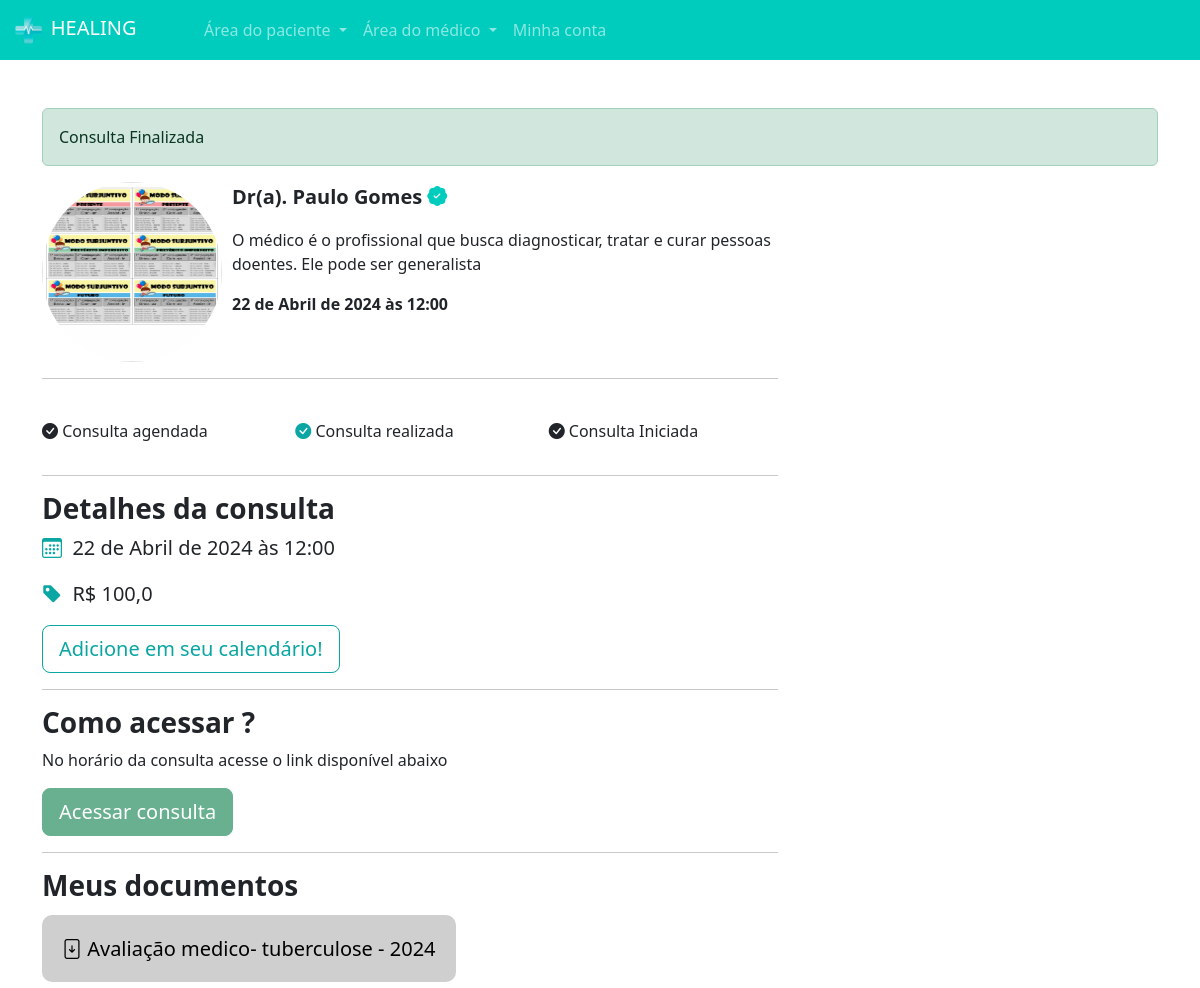
The page /patient/ver_consultas/1 (signed in) on the database its author committed.
### medicine/models.py (models this page shows, shortened)
class MedicoData(models.Model):
    crm = models.CharField(max_length=30)
    nome_completo = models.CharField(max_length=100)
    cep = models.CharField(max_length=20)
    rua = models.CharField(max_length=30)
    bairro = models.CharField(max_length=30)
    numero = models.IntegerField()
    rg = models.ImageField(upload_to="RGs")
    foto_perfil = models.ImageField(upload_to="FotoPerfil")
    cedula_identidade_medica = models.ImageField(upload_to="CedulasIdentidadeMedica")
    descricao = models.TextField()
    valor_consulta = models.FloatField(default=100)
    user = models.ForeignKey(User, on_delete=models.DO_NOTHING)
    area = models.ForeignKey(MedicineArea, on_delete=models.DO_NOTHING)

class Horarios(models.Model):
    data = models.DateTimeField()
    user = models.ForeignKey(User, on_delete=models.DO_NOTHING)
    agendada = models.BooleanField(default=False)

### patient/models.py (models this page shows, shortened)
class Consulta(models.Model):
    status_choices = (
        ("A", "Agendada"),
        ("F", "Finalizada"),
        ("C", "Cancelada"),
        ("I", "Iniciada"),
    )
    patient = models.ForeignKey(User, on_delete=models.DO_NOTHING)
    horario = models.ForeignKey(Horarios, on_delete=models.DO_NOTHING)
    status = models.CharField(max_length=1, choices=status_choices, default="A")
    link = models.URLField(null=True, blank=True)

class Documento(models.Model):
    consulta = models.ForeignKey(Consulta, on_delete=models.DO_NOTHING)
    titulo = models.CharField(max_length=30)
    documento = models.FileField(upload_to="documentos")

### patient/views.py (the view)
# urls.py: path("ver_consultas/<int:id_consulta>", ver_consultas, name="ver_consulta"),
@login_required()
def ver_consultas(request, id_consulta):
    if request.method == "GET":
        consultas = Consulta.objects.get(id=id_consulta)
        dados_medico = MedicoData.objects.get(user=consultas.horario.user)
        documentos = Documento.objects.filter(consulta=consultas)
        return render(
            request,
            "patient/ver_consultas.html",
            {
                "consultas": consultas,
                "medico": dados_medico,
                "documentos": documentos,
                "is_medico": is_medico(request.user),
            },
        )

### medicine/models.py (called while the page is built)
def is_medico(user):
    doctor = MedicoData.objects.filter(user=user)
    return doctor.exists()

### extras/templates/patient/ver_consultas.html (shortened to what this page needs)
{% extends "user_auth/base.html" %}
{% load static %}
{% block head %}
    <link rel="stylesheet" href="{% static 'css/medicine/horario.css' %}">
    <link rel="stylesheet" href="{% static 'css/user_auth/user_auth.css' %}">
    <link rel="stylesheet" href="{% static 'css/medicine/auth_doctor.css' %}">
    <link rel="stylesheet" href="{% static 'css/patient/patient_home.css' %}">
    <link rel="stylesheet" href="https://cdn.jsdelivr.net/npm/bootstrap-icons@1.11.3/font/bootstrap-icons.min.css">
{% endblock %}
{% block content %}
    {% include "partials/navbar.html" %}
    <br><br>
    <div class="container">
        {% if consultas.status == 'C' %}
            <div class="alert alert-danger" role="alert">
                Consulta cancelada
            </div>
        {% elif consultas.status == 'F' %}
            <div class="alert alert-success" role="alert">
                Consulta Finalizada
            </div>
        {% elif consultas.status == 'I' %}
            <div class="alert alert-primary" role="alert">
                Consulta inicializada, acesse o link imediatamente!
            </div>
        {% endif %}
        <div class="row">
            <div class="col-md-8">
                <div class="row">
                    <div class="col-md-3"><img src="{{medico.foto_perfil.url}}" class="foto-perfil-card-lg" alt=""></div>
                    <div class="col-md">
                        <p style="font-size: 20px" class="p-bold">Dr(a). {{medico.nome_completo}} <i class="bi bi-patch-check-fill icon-main"></i></p>
                        <p>{{medico.descricao}}</p>
                        <p class="p-bold">{{consultas.horario.data}}</p>
                    </div>
                </div>
                <hr>
                <br>
                <div class="row">
                    <div class="col-md">
                        <p><i class="{% if consultas.status == 'A' %}color-dark{% endif %} bi bi-check-circle-fill"></i> Consulta agendada</p>
                    </div>
                    <div class="col-md">
                        <p><i class="{% if consultas.status == 'F' %}color-dark{% endif %} bi bi-check-circle-fill"></i> Consulta realizada</p>
                    </div>
                    <div class="col-md">
                        <p><i class="{% if consultas.status == 'I' %}color-dark{% endif %} bi bi-check-circle-fill"></i> Consulta Iniciada</p>
                    </div>
                </div>
                <hr>
                <h3 class="p-bold">Detalhes da consulta</h3>
                <p style="font-size:20px"><i class="bi bi-calendar3 color-dark"></i>&nbsp {{consultas.horario.data}}</p>
                <p style="font-size:20px"><i class="bi bi-tag-fill color-dark"></i></i>&nbsp R$ {{medico.valor_consulta}}</p>
                <a style="cursor: auto;" class="btn btn-dark-color-outline btn-lg" href="https://calendar.google.com/calendar/">Adicione em seu calendário!</a>
                <hr>
                <h3 class="p-bold">Como acessar ?</h3>
                <p>No horário da consulta acesse o link disponível abaixo</p>
                {% if consultas.status == "I" and consultas.link %}
                <a href="{{ consultas.link }}" class="btn btn-success btn-dark-color btn-lg" target="_blank">Acessar consulta</a>
                {% else %}
                <a href="{{ consultas.link }}" class="btn btn-success btn-dark-color btn-lg disabled" target="_blank">Acessar consulta</a>
                {% endif %}
                <hr>
                <h3 class="p-bold">Meus documentos</h3>
                <br>
                {% for doc in documentos %}
                    <a href="{{doc.documento.url}}" class="link documentos"><i class="bi bi-file-arrow-down"></i> {{doc.titulo}} - {{doc.consulta.horario.data.year}}</a>
                {% endfor %}
                <br>
                <br>
            </div>
            <div class="col-md"></div>
        </div>
    </div>
{% endblock %}

### extras/static/css/user_auth/base.css (style rules this page uses)
:root { --main-color: #00CCBE; --dark-color: #09A6A3; --contrast-color: #FFD686; }
.p-bold { font-weight: bold; }
.color-dark { color: var(--dark-color); }

### extras/static/css/user_auth/user_auth.css (style rules this page uses)
.btn-dark-color { background-color: var(--dark-color); color: white; }
.btn-dark-color-outline { border: 1px solid var(--dark-color); color: var(--dark-color) }

### extras/static/css/patient/patient_home.css (style rules this page uses)
.foto-perfil-card-lg { width: 180px; height: 180px; border-radius: 90px; }
.icon-main { color: var(--main-color); }
.link { text-decoration: none; }
.documentos { background-color: #cfcfcf; color: black; padding: 20px; border-radius: 10px; font-size: 20px; }

### rows shown on the page
MedicoData: foto_perfil (picture), nome_completo "Paulo Gomes", descricao "O médico é o profissional que busca diagnosticar, tratar e curar pessoas doentes. Ele pode ser generalista", valor_consulta "100,0"
Consulta: horario.data "22 de Abril de 2024 às 12:00"
Documento: titulo "Avaliação medico- tuberculose", consulta.horario.data.year "2024"
